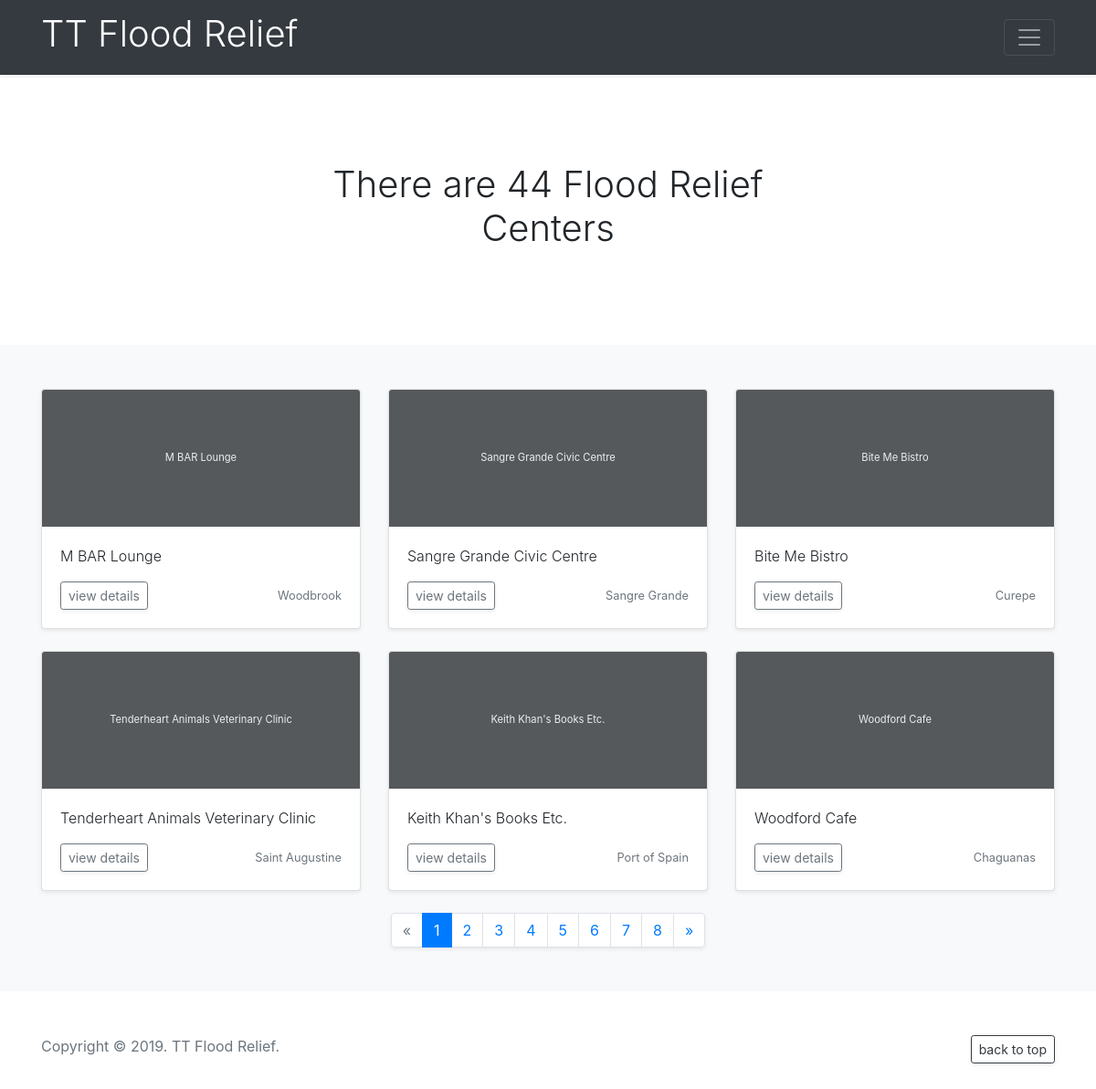
Page /locations/ on the committed database.
### locations/models.py (models this page shows, shortened)
class Location(models.Model):
    name = models.CharField(
        max_length=255,
        verbose_name="Name",
        blank=True
    )
    description = models.TextField(
        max_length=None,
        verbose_name="Description",
        blank=True
    )
    address1 = models.CharField(
        max_length=255,
        verbose_name="Address Line 1",
        blank=True
    )
    address2 = models.CharField(
        max_length=255,
        verbose_name="Address Line 2",
        blank=True
    )
    town = models.CharField(
        max_length=255,
        verbose_name="Town",
        blank=True
    )
    open_time = models.TimeField(
        max_length=None,
        verbose_name="Opening Time",
        blank=True,
        null=True
    )
    close_time = models.TimeField(
        max_length=None,
        verbose_name="Closing Time",
        blank=True,
        null=True
    )
    contact1 = models.CharField(
        max_length=255,
        verbose_name="Contact Name 1",
        blank=True
    )
    phone1 = models.CharField(
        max_length=12,
        verbose_name="Phone Number 1",
        blank=True,
        null=True
    )
    contact2 = models.CharField(
        max_length=255,
        verbose_name="Contact Name 2",
        blank=True
    )
    phone2 = models.CharField(
        max_length=12,
        verbose_name="Phone Number 2",
        blank=True,
        null=True
    )
    latitude = models.FloatField(
        max_length=None,
        verbose_name="Latitude",
        blank=True,
        null=True
    )
    longitude = models.FloatField(
        max_length=None,
        verbose_name="Longitude",
        blank=True,
        null=True
    )
    D = 'None'
    N = 'North'
    E = 'East'
    S = 'South'
    W = 'West'
    C = 'Central'
    CARDINAL_POINTS = (
        (D, 'None'),
        (N, 'North'),
        (E, 'East'),
        (S, 'South'),
        (W, 'West'),
        (C, 'Central')
    )
    cardinal_point = models.CharField(
        max_length=7,
        choices=CARDINAL_POINTS,
        default=D,
        verbose_name="Cardinal Point"
    )
    email = models.EmailField(
        max_length=255,
        verbose_name="Email",
        blank=True
    )
    website = models.URLField(
        max_length=255,
        verbose_name="Website",
        blank=True
    )
    facebook = models.URLField(
        max_length=255,
        verbose_name="Facebook",
        blank=True
    )
    notes = models.TextField(
        max_length=None,
        verbose_name="Notes",
        blank=True
    )

### locations/views.py (the view)
# urls.py: path('', views.index),
def index(request):
    locations = Location.objects.all()
    total_locations = Location.objects.all()
    paginator = Paginator(locations, 6)
    page = request.GET.get('page')
    locations = paginator.get_page(page)
    return render(request, 'index.html', {
        'locations': locations,
        'total_locations': total_locations
    })

### locations/templates/index.html (shortened to what this page needs)
{% extends 'base.html' %}
{% block content %}
<section class="jumbotron text-center">
    <div class="container">
        <h1 class="jumbotron-heading">There are {{ total_locations.count }} Flood Relief Centers</h1>
    </div>
</section>
<div class="album py-5 bg-light">
    <div class="container">
        <div class="row">
            {% if locations %}
            {% for location in locations %}
            <div class="col-md-4">
                <div class="card mb-4 shadow-sm"><a href="/locations/detail/{{location.id}}">
                    <svg class="bd-placeholder-img card-img-top" width="100%" height="100%"
                         xmlns="http://www.w3.org/2000/svg" preserveAspectRatio="xMidYMid slice" focusable="false"
                         role="img" aria-label="Placeholder: {{location.name}}"><title>{{location.name}}</title>
                        <rect width="100%" height="100%" fill="#55595c"/>
                        <text x="50%" y="50%" fill="#eceeef" dy=".3em">{{location.name}}</text>
                    </svg>
                </a>
                    <div class="card-body">
                        <p class="card-text jumbotron-heading text-truncate">{{location.name}}</p>
                        <div class="d-flex justify-content-between align-items-center">
                            <div class="btn-group">
                                <a href="/locations/detail/{{location.id}}"
                                   class="btn btn-sm btn-outline-secondary shadow-sm">view details</a>
                            </div>
                            <small class="text-muted">
                                {{location.town}}
                            </small>
                        </div>
                    </div>
                </div>
            </div>
            {% endfor %}
            {% else %}
            <p>Sorry, there are no Relief Centers in the database.</p>
            {% endif %}
        </div>
        <div class="row">
            {% if locations.has_other_pages %}
            <ul class="pagination shadow-sm">
                {% if locations.has_previous %}
                <li class="page-item"><a href="?page={{ locations.previous_page_number }}" class="page-link">&laquo;</a>
                </li>
                {% else %}
                <li class="disabled page-item"><a href="#" class="page-link"><span>&laquo;</span></a></li>
                {% endif %}
                {% for i in locations.paginator.page_range %}
                {% if locations.number == i %}
                <li class="page-item active"><a href="?page={{ i }}" class="page-link"><span>{{ i }} </span></a></li>
                {% else %}
                <li class="page-item"><a href="?page={{ i }}" class="page-link">{{ i }}</a></li>
                {% endif %}
                {% endfor %}
                {% if locations.has_next %}
                <li class="page-item"><a href="?page={{ locations.next_page_number }}" class="page-link">&raquo;</a>
                </li>
                {% else %}
                <li class="disabled page-item"><a href="#" class="page-link"><span>&raquo;</span></a></li>
                {% endif %}
            </ul>
            {% endif %}
        </div>
    </div>
</div>
{% endblock %}

### templates/base.html (shortened to what this page needs)
{% load static %}
<!doctype html>
<html lang="en">
<head>
    <link rel="stylesheet" href="https://stackpath.bootstrapcdn.com/bootstrap/4.3.1/css/bootstrap.min.css"
>
    <link rel="stylesheet" href="{% static 'css/common.css' %}"/>
    <link href="https://unpkg.com/ionicons@4.4.4/dist/css/ionicons.min.css" rel="stylesheet">
</head>
<body>
<header>
    <div class="navbar navbar-dark bg-dark shadow-sm">
        <div class="container d-flex justify-content-between">
            <a href="/locations/" class="navbar-brand d-flex align-items-center">
                <h1 class="jumbotron-heading">TT Flood Relief</h1>
            </a>
            <button class="navbar-toggler" type="button" data-toggle="collapse" data-target="#navbarHeader"
                    aria-controls="navbarHeader" aria-expanded="false" aria-label="Toggle navigation">
                <span class="navbar-toggler-icon"></span>
            </button>
        </div>
    </div>
</header>
<main role="main">
    {% block content %}
    {% endblock %}
</main>
<footer class="text-muted">
    <div class="container">
        <p class="float-right">
            <a href="#" class="btn btn-sm btn-outline-dark shadow-sm">back to top</a>
        </p>
        <p>Copyright &copy; 2019. TT Flood Relief.</p>
    </div>
</footer>
</body>
</html>

### static/css/common.css (style rules this page uses)
.bd-placeholder-img { font-size: .7rem; text-anchor: middle; -webkit-user-select: none; -moz-user-select: none; -ms-user-select: none; user-select: none; }
.jumbotron { padding-top: 3rem; padding-bottom: 3rem; margin-bottom: 0; background-color: #fff; }
@media (min-width: 768px) { .jumbotron { padding-top: 6rem; padding-bottom: 6rem; } }
.jumbotron-heading { font-weight: 300; }
.jumbotron .container { max-width: 40rem; }
footer { padding-top: 3rem; padding-bottom: 3rem; }
footer p { margin-bottom: .25rem; }
.pagination { margin: 0px auto; }

### rows in the picture
Location: name "M BAR Lounge", town "Woodbrook"
Location: name "Sangre Grande Civic Centre", town "Sangre Grande"
Location: name "Bite Me Bistro", town "Curepe"
Location: name "Tenderheart Animals Veterinary Clinic", town "Saint Augustine"
Location: name "Keith Khan's Books Etc.", town "Port of Spain"
Location: name "Woodford Cafe", town "Chaguanas"

### other values in the picture
{{ total_locations.count }} "44"
{{ i }} "1"
{{ i }} "2" "3" "4" "5" "6" "7" "8"
